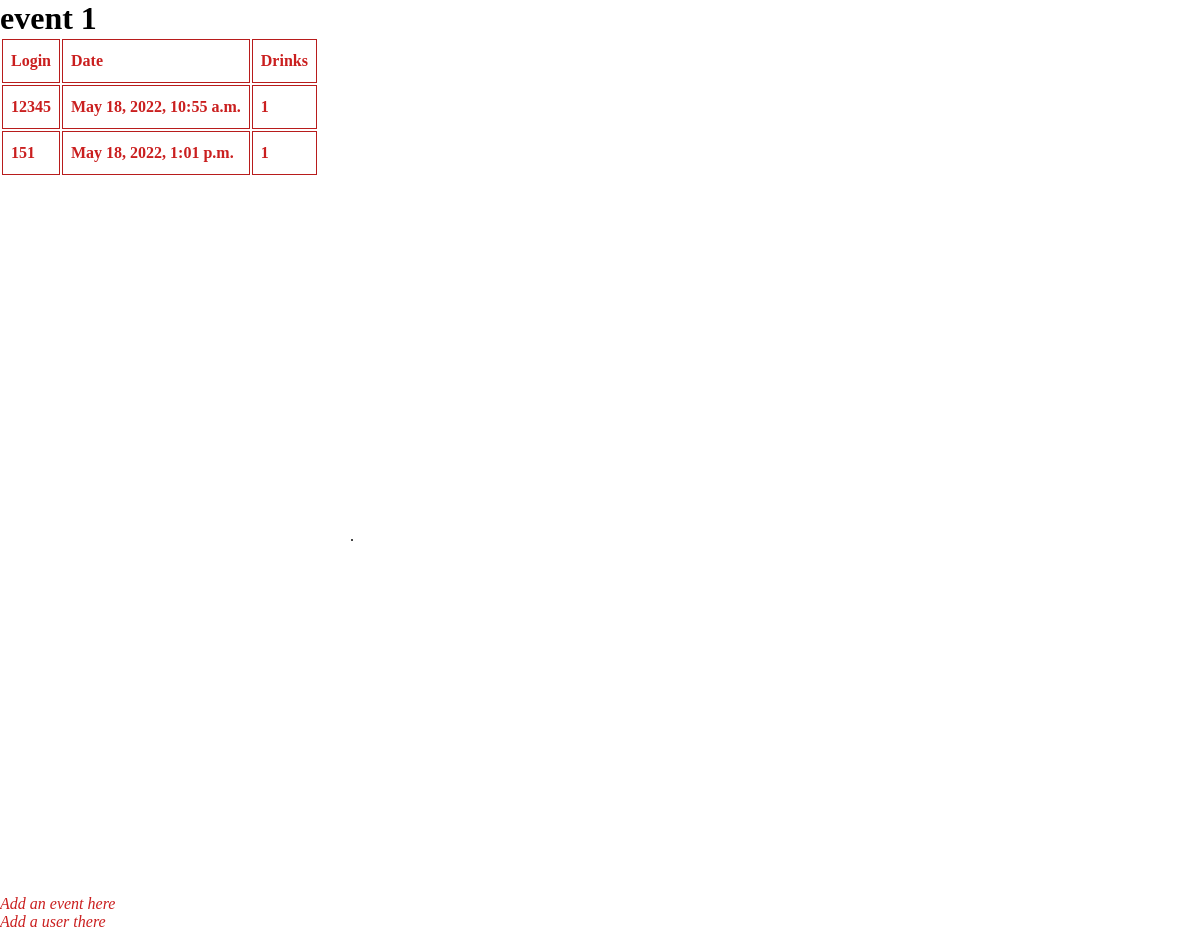
The app's page /events/1/ with its own data.
### pages/models.py (models this page shows)
class Event(models.Model):
	date = models.DateTimeField(default=timezone.now)
	drinks = models.CharField(max_length = 2)
	name = models.CharField(max_length = 100)
	duration = models.IntegerField()

class Scan(models.Model):
	uid = models.CharField(max_length=15)
	date = models.DateTimeField(default=timezone.now)

### pages/views.py (the view)
# urls.py: path('events/<int:event_id>/', one_event, name = 'one_event'),
def	one_event(request, event_id, *args, **kwargs):
	one_event = Event.objects.get(id=event_id)
	context = {
		'scans': Scan.objects.all(),
		'one_events' : one_event,
	}
	return render(request, "one_event.html", context)

### template/one_event.html
{% extends 'base.html' %}
{% block content %}
<div id="one_event">
	<h1 id="title">{{one_events.name}}</h1>
	<table id="table">
		<tr class="first_part">
			<th>Login</th>
			<th>Date</th>
			<th>Drinks</th>
		</tr>
		{% for scan in scans %}
		<tr>
			<th>{{ scan.uid }}</th>
			<th>{{ scan.date }}</th>
			<th>{{ one_events.drinks }}</th>
		</tr>
		{% endfor %}
	</table>
	<div class="white_cube"> .</div>
	<p><a class="link_event" href="../admin/pages/event/add/">Add an event here</a></p>
	<p><a class="link_event" href="../add_user/">Add a user there</a></p>
</div>
{% endblock %}

### static/css/style.css (style rules this page uses)
a:link { text-decoration: none; color: black; }
* { margin: 0; padding: 0; }
#table td, #table th { border: 1px solid rgb(184, 28, 28); padding: 8px; }
#table tr:nth-child(even) { background-color: #f2f2f2; }
#table th { padding-top: 12px; padding-bottom: 12px; text-align: left; background-color: white; color: rgb(202, 31, 31); }
.white_cube { margin: 350px; }
.link_event { color: rgb(202, 31, 31)!important; font-style: italic; }

### records on screen
Event: name "event 1", drinks "1"
Scan: uid "12345", date "May 18, 2022, 10:55 a.m."
Scan: uid "151", date "May 18, 2022, 1:01 p.m."
